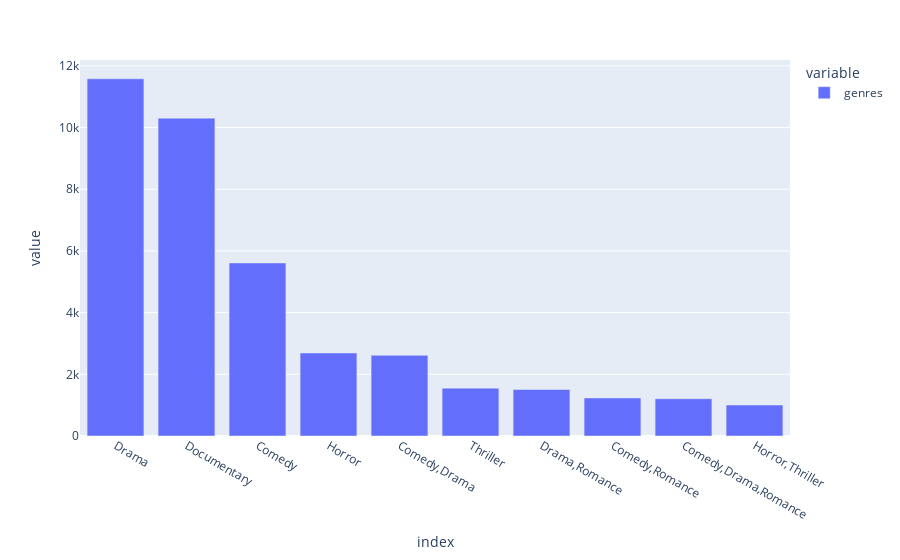

Here is the notebook cell this chart was saved with:
### Code cell
#Visualizing the top categories

import plotly.express as px
px.bar(top_10_categories)

### Figure 1 — Plotly figure (JSON) as saved in the notebook; plotly's stock layout.template omitted (floating-point values rounded to 4 significant figures)
{"data": [{"alignmentgroup": "True", "hovertemplate": "variable=genres<br>index=%{x}<br>value=%{y}<extra></extra>", "legendgroup": "genres", "marker": {"color": "#636efa", "pattern": {"shape": ""}}, "name": "genres", "offsetgroup": "genres", "orientation": "v", "showlegend": true, "textposition": "auto", "type": "bar", "x": ["Drama", "Documentary", "Comedy", "Horror", "Comedy,Drama", "Thriller", "Drama,Romance", "Comedy,Romance", "Comedy,Drama,Romance", "Horror,Thriller"], "xaxis": "x", "y": [11580, 10305, 5611, 2691, 2616, 1552, 1507, 1235, 1208, 1003], "yaxis": "y"}], "layout": {"barmode": "relative", "legend": {"title": {"text": "variable"}, "tracegroupgap": 0}, "margin": {"t": 60}, "xaxis": {"anchor": "y", "domain": [0, 1], "title": {"text": "index"}}, "yaxis": {"anchor": "x", "domain": [0, 1], "title": {"text": "value"}}}}
